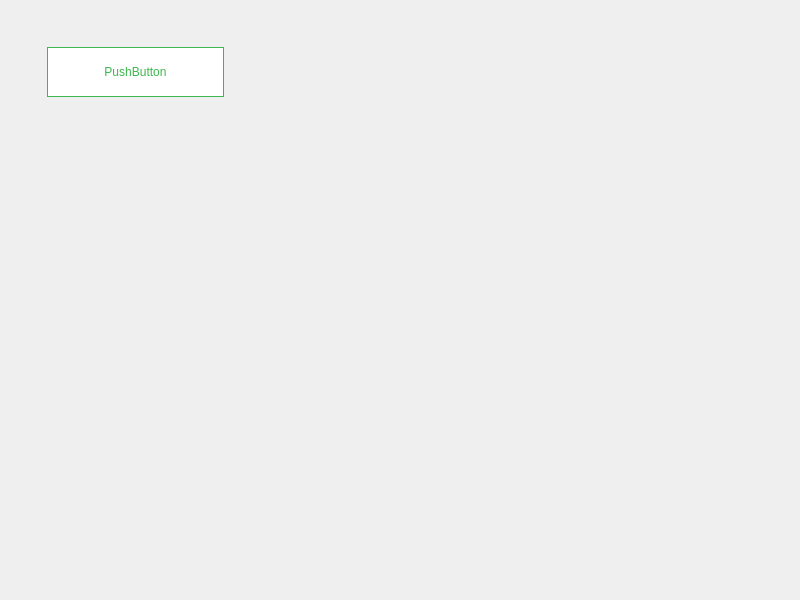
<?xml version="1.0" encoding="UTF-8"?>
<ui version="4.0">
 <class>MainWindow</class>
 <widget class="QMainWindow" name="MainWindow">
  <property name="geometry">
   <rect>
    <x>0</x>
    <y>0</y>
    <width>800</width>
    <height>600</height>
   </rect>
  </property>
  <property name="windowTitle">
   <string>MainWindow</string>
  </property>
  <widget class="QWidget" name="centralwidget">
   <widget class="QPushButton" name="pushButton">
    <property name="geometry">
     <rect>
      <x>10</x>
      <y>10</y>
      <width>251</width>
      <height>124</height>
     </rect>
    </property>
    <property name="styleSheet">
     <string notr="true">QPushButton{margin: auto;
  position: relative;
  display: block;
  font-weight: 100;
  background: #ffffff;
  border: 1px solid #3db74e;
  text-decoration: none;
  color: #3DB74E;
  padding: 15px 20px;
  transition: 0.225s ease all;
  overflow: hidden;
  will-change: transform;
  box-shadow: 3px 3px 0px rgba(61, 183, 78, 0.5);
  display: flex;
  flex-flow: row-reverse wrap;
  align-content: center;
}
QPushButton:hover{ 
  cursor: pointer;
  box-shadow: 3px 3px 0px rgba(61, 183, 78, 0.3);
  color: white;
}
QPushButton.clicked {
  cursor: pointer;
  transform: translate(3px, 3px) !important;
  box-shadow: 0px 0px 0px #3db74e !important;
  border: 1px solid rgba(61, 183, 78, 0.5);
}

QPushButton.after {
  content: &quot;&quot;;
  display: block;
  position: absolute;
  top: -50%;
  left: -50%;
  width: 200%;
  height: 200%;
  background-color: #3DB74E;
  z-index: -1;
  transition: 0.5s top cubic-bezier(0, 1.015, 1, 0.98), 0.5s ease transform;
  will-change: transform;
  transform-origin: top center;
  transform: translateY(-100%) rotate(-10deg);
}</string>
    </property>
    <property name="text">
     <string>PushButton</string>
    </property>
   </widget>
  </widget>
 </widget>
 <resources/>
 <connections/>
</ui>
